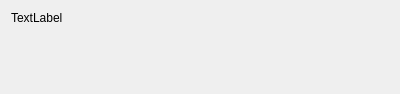
<?xml version="1.0" encoding="UTF-8"?>
<ui version="4.0">
 <class>QtWidProcesArea</class>
 <widget class="QWidget" name="QtWidProcesArea">
  <property name="geometry">
   <rect>
    <x>0</x>
    <y>0</y>
    <width>400</width>
    <height>89</height>
   </rect>
  </property>
  <property name="sizePolicy">
   <sizepolicy hsizetype="Expanding" vsizetype="Fixed">
    <horstretch>0</horstretch>
    <verstretch>0</verstretch>
   </sizepolicy>
  </property>
  <property name="windowTitle">
   <string>QtWidProcesArea</string>
  </property>
  <layout class="QVBoxLayout" name="verticalLayout">
   <item>
    <widget class="QLabel" name="label_proceName">
     <property name="sizePolicy">
      <sizepolicy hsizetype="Preferred" vsizetype="Fixed">
       <horstretch>0</horstretch>
       <verstretch>0</verstretch>
      </sizepolicy>
     </property>
     <property name="maximumSize">
      <size>
       <width>16777215</width>
       <height>16</height>
      </size>
     </property>
     <property name="text">
      <string>TextLabel</string>
     </property>
    </widget>
   </item>
   <item>
    <layout class="QHBoxLayout" name="horizontalLayout">
     <item>
      <widget class="QtMySliderWid" name="widget_slider" native="true">
       <property name="sizePolicy">
        <sizepolicy hsizetype="Expanding" vsizetype="Minimum">
         <horstretch>0</horstretch>
         <verstretch>0</verstretch>
        </sizepolicy>
       </property>
       <property name="minimumSize">
        <size>
         <width>0</width>
         <height>52</height>
        </size>
       </property>
      </widget>
     </item>
    </layout>
   </item>
  </layout>
 </widget>
 <layoutdefault spacing="6" margin="11"/>
 <customwidgets>
  <customwidget>
   <class>QtMySliderWid</class>
   <extends>QWidget</extends>
   <header>qtmysliderwid.h</header>
   <container>1</container>
  </customwidget>
 </customwidgets>
 <resources/>
 <connections/>
</ui>
